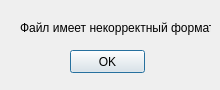
<?xml version="1.0" encoding="UTF-8"?>
<ui version="4.0">
 <class>DialogFileOpenError</class>
 <widget class="QDialog" name="DialogFileOpenError">
  <property name="geometry">
   <rect>
    <x>0</x>
    <y>0</y>
    <width>220</width>
    <height>90</height>
   </rect>
  </property>
  <property name="minimumSize">
   <size>
    <width>220</width>
    <height>90</height>
   </size>
  </property>
  <property name="maximumSize">
   <size>
    <width>220</width>
    <height>90</height>
   </size>
  </property>
  <property name="windowTitle">
   <string>Ошибка чтения</string>
  </property>
  <widget class="QLabel" name="label">
   <property name="geometry">
    <rect>
     <x>20</x>
     <y>20</y>
     <width>191</width>
     <height>16</height>
    </rect>
   </property>
   <property name="text">
    <string>Файл имеет некорректный формат.</string>
   </property>
  </widget>
  <widget class="QPushButton" name="OkButton">
   <property name="geometry">
    <rect>
     <x>70</x>
     <y>50</y>
     <width>75</width>
     <height>23</height>
    </rect>
   </property>
   <property name="text">
    <string>OK</string>
   </property>
  </widget>
 </widget>
 <resources/>
 <connections/>
</ui>
